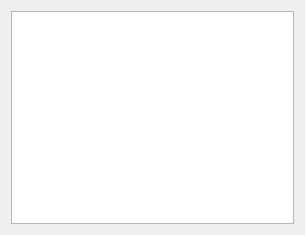
<?xml version="1.0" encoding="UTF-8"?>
<ui version="4.0">
 <class>UserDataWidget</class>
 <widget class="QWidget" name="UserDataWidget">
  <property name="geometry">
   <rect>
    <x>0</x>
    <y>0</y>
    <width>305</width>
    <height>235</height>
   </rect>
  </property>
  <property name="windowTitle">
   <string>Form</string>
  </property>
  <layout class="QVBoxLayout" name="verticalLayout">
   <item>
    <widget class="QTreeView" name="treeView">
     <property name="sizeAdjustPolicy">
      <enum>QAbstractScrollArea::AdjustToContents</enum>
     </property>
     <property name="dragEnabled">
      <bool>true</bool>
     </property>
     <property name="dragDropMode">
      <enum>QAbstractItemView::DragOnly</enum>
     </property>
     <property name="alternatingRowColors">
      <bool>true</bool>
     </property>
     <property name="indentation">
      <number>12</number>
     </property>
     <property name="rootIsDecorated">
      <bool>true</bool>
     </property>
     <property name="uniformRowHeights">
      <bool>true</bool>
     </property>
     <property name="sortingEnabled">
      <bool>true</bool>
     </property>
     <property name="headerHidden">
      <bool>false</bool>
     </property>
     <attribute name="headerCascadingSectionResizes">
      <bool>true</bool>
     </attribute>
     <attribute name="headerShowSortIndicator" stdset="0">
      <bool>true</bool>
     </attribute>
     <attribute name="headerStretchLastSection">
      <bool>true</bool>
     </attribute>
    </widget>
   </item>
  </layout>
 </widget>
 <resources/>
 <connections/>
</ui>
